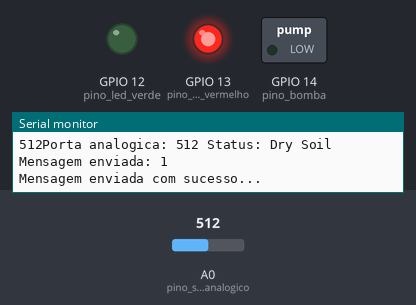
Bench run of a sketch on a simulated ESP8266 (NodeMCU). On the bench: switched loads named in the sketch (green lamp = pin HIGH), output pins drawn as LEDs (lit = HIGH), the last lines printed to the serial monitor. Inputs (shaded band) come from the test bench; at power-on: A0 (pino_sinal_analogico) = 512. WiFi joins after 1.5 s; servers stay silent unless stated; no MQTT or app messages arrive unless stated.

Above: at 2.7 s.
2.8 s: A0 (pino_sinal_analogico) set to 491
At 4.7 s:
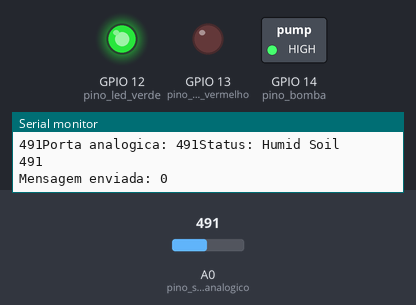
9.3 s: A0 (pino_sinal_analogico) set to 510
At 10.6 s:
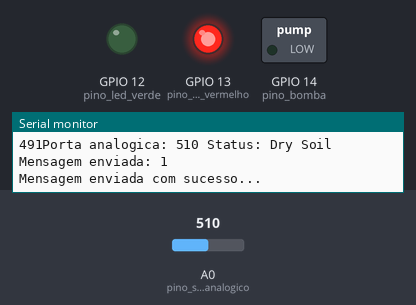
11.5 s: A0 (pino_sinal_analogico) set to 490
At 12.4 s:
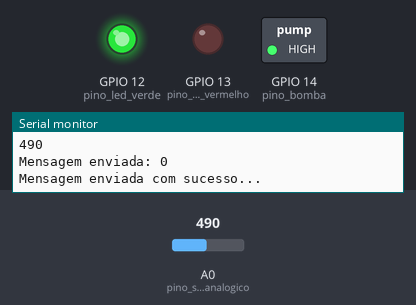
Timing chart, 0 to 14.5 s (numbered marks = the images above; inputs shaded):
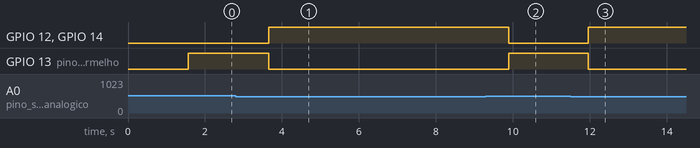

Measured:
- the behaviour switches between 500 and 499 on A0 (pino_sinal_analogico) (found by bisection; images 0 and 1)
- after the input at 2.8 s, GPIO 12 (pino_led_verde), GPIO 14 (pino_bomba): LOW → HIGH after 0.86 s; GPIO 13 (pino_led_vermelho): HIGH → LOW after 0.86 s
- after the input at 9.3 s, GPIO 12 (pino_led_verde), GPIO 14 (pino_bomba): HIGH → LOW after 0.60 s; GPIO 13 (pino_led_vermelho): LOW → HIGH after 0.60 s
- after the input at 11.5 s, GPIO 12 (pino_led_verde), GPIO 14 (pino_bomba): LOW → HIGH after 0.46 s; GPIO 13 (pino_led_vermelho): HIGH → LOW after 0.46 s

The sketch:

final.ino
```cpp
#include <dummy.h>

//Incluindo as Bibliotecas da Placa NodeMCU ESP8266 para estabelecer conexão via WiFi
#include <ESP8266WiFi.h>
#include <PubSubClient.h>

//Definindo as variáveis e os pinos e entradas correspondentes de cada componente
#define DEBUG
#define pino_sinal_analogico A0

#define pino_led_vermelho 13 //5
#define pino_led_verde 12 //7
#define pino_bomba 14 //8 14

//Variáveis
int valor_analogico;
String strMSG = "0";
char mensagem[30];

const char* ssid = "Antonon 5GHz";             //SSID da rede WIFI
const char* password =  "38321012";    //senha da rede wifi
//Informações da Instância do broker MQTT
const char* mqttServer = "broker.mqtt-dashboard.com";   //server
const char* mqttUser = "artur";              //user
const char* mqttPassword = "210388";      //password
const int mqttPort = 1880;                     //port
const char* mqttTopicSub = "pump";      //tópico que será assinado no Broker

WiFiClient espClient;
PubSubClient client(espClient);

//Definindo as entradas correspondentes aos pinos e os Prints de Resposta para o monitor serial
void setup() {
  Serial.begin(9600);
  pinMode(pino_sinal_analogico, INPUT);
  pinMode(pino_led_vermelho, OUTPUT);
  pinMode(pino_led_verde, OUTPUT);
  pinMode(pino_bomba, OUTPUT);

  WiFi.begin(ssid, password);

  Serial.print("Entrando no Setup");

  while (WiFi.status() != WL_CONNECTED) {
    delay(500);
#ifdef DEBUG
    Serial.println("Conectando ao WiFi...");
#endif
  }
#ifdef DEBUG
  Serial.println("Conectado na rede WiFi");
#endif

  client.setServer(mqttServer, mqttPort);
  client.setCallback(callback);

  while (!client.connected()) {
#ifdef DEBUG
    Serial.println("Conectando ao Broker MQTT...");
#endif

    if (client.connect("ESP8266Client", mqttUser, mqttPassword )) {
#ifdef DEBUG
      Serial.println("Connected");
#endif

    } else {
#ifdef DEBUG
      Serial.print("falha estado  ");
      Serial.print(client.state());
#endif
      delay(2000);
    }
  }

  //subscreve no tópico
  client.subscribe(mqttTopicSub);

}

void loop() {

  if (!client.connected()) {
    Serial.print("Connected");
    reconect();

  }

  Serial.print(valor_analogico);
  //Lendo o valor do pino A0 do sensor para detecção
  valor_analogico = analogRead(pino_sinal_analogico);

  //Mostrando o valor da porta analógica no serial monitor
  Serial.print("Porta analogica: ");
  Serial.print(valor_analogico);

  //Definindo o parâmetro para um Solo devidamente úmido, acendendo o LED VERDE
    if (valor_analogico >= 0 && valor_analogico < 500)
    {
      Serial.println("Status: Humid Soil");
      Serial.println(valor_analogico);

      digitalWrite (pino_led_vermelho, LOW);
      digitalWrite (pino_led_verde, HIGH);
      digitalWrite (pino_bomba, HIGH);

      //Enviando Mensagem ao Broker
      sprintf(mensagem, "0"); //Definindo o valor zero como parâmetro para o Broker mostrar uma imagem "vermelha"
      Serial.print("Mensagem enviada: ");
      Serial.println(mensagem);
      client.publish("pump", mensagem);
      Serial.println("Mensagem enviada com sucesso...");

    }


  //Definindo o parâmetro para um Solo Seco, acendendo o LED VERMELHO
    if (valor_analogico >= 500 && valor_analogico <= 1024)
    {
      Serial.println(" Status: Dry Soil");

      digitalWrite (pino_led_verde, LOW);
      digitalWrite (pino_led_vermelho, HIGH);
      digitalWrite (pino_bomba, LOW);

       //Enviando Mensagem ao Broker
      sprintf(mensagem, "1"); //Definindo o valor UM como parâmetro para o Broker mostrar uma imagem "verde"
      Serial.print("Mensagem enviada: ");
      Serial.println(mensagem);
      client.publish("pump", mensagem);
      Serial.println("Mensagem enviada com sucesso...");

    }
  delay(1000);

  client.loop();

}

void callback(char* topic, byte* payload, unsigned int length) {

  //Armazenando mensagem recebida em uma string
  payload[length] = '\0';
  strMSG = String((char*)payload);

#ifdef DEBUG
  Serial.print("Mensagem chegou do tópico: ");
  Serial.println(topic);
  Serial.print("Mensagem:");
  Serial.print(strMSG);
  Serial.println();
  Serial.println("-----------------------");
#endif

}

//Função pra reconectar ao servidor MQTT
void reconect() {
  //Enquanto estiver desconectado
  while (!client.connected()) {
#ifdef DEBUG
    Serial.print("Tentando conectar ao servidor MQTT");
#endif

    bool conectado = strlen(mqttUser) > 0 ?
                     client.connect("ESP8266Client", mqttUser, mqttPassword) :
                     client.connect("ESP8266Client");

    if (conectado) {
#ifdef DEBUG
      Serial.println("Conectado!");
#endif
      //Subscreve no tópico
      client.subscribe(mqttTopicSub, 1); //nivel de qualidade: QoS 1
    } else {
#ifdef DEBUG
      Serial.println("Falha durante a conexão.Code: ");
      Serial.println( String(client.state()).c_str());
      Serial.println("Tentando novamente em 10 s");
#endif
      //Aguarda 10 segundos
      delay(5000);
    }
  }
}
```
